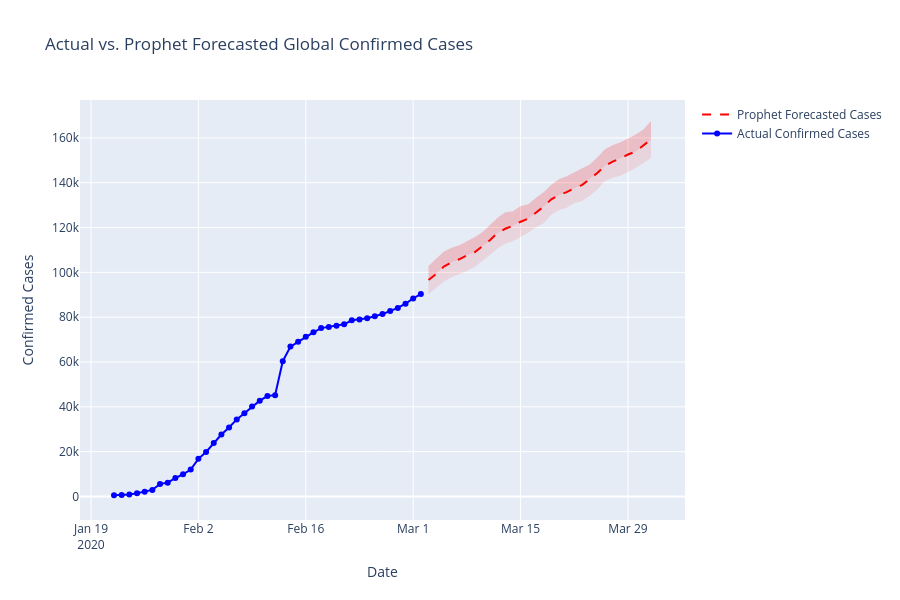

Notebook code cell kept with this figure:
### Markdown cell above
### Comparing Prophet Forecast with Actual Confirmed Cases

### Code cell
# Merge forecast with actual data for plotting
forecast_df = forecast_result.set_index('ds')
actual_df = df_global.set_index('Date')['Confirmed']

# Combine actual and forecasted data for easy plotting
combined_df = pd.DataFrame({
    'Actual Confirmed': actual_df,
    'Forecasted Confirmed': forecast_df['yhat']
}).reset_index()

combined_df = combined_df.rename(columns={'index': 'Date'})

# Create the plot
fig = go.Figure()

# Add actual data trace
fig.add_trace(go.Scatter(x=combined_df['Date'], y=combined_df['Actual Confirmed'],
                         mode='lines+markers', name='Actual Confirmed Cases', line=dict(color='blue')))

# Add forecasted data trace
fig.add_trace(go.Scatter(x=combined_df['Date'], y=combined_df['Forecasted Confirmed'],
                         mode='lines', name='Prophet Forecasted Cases', line=dict(color='red', dash='dash')))

# Add confidence interval if available (from forecast_result)
fig.add_trace(go.Scatter(x=forecast_df.index,
                         y=forecast_df['yhat_upper'],
                         mode='lines',
                         line=dict(width=0), showlegend=False,
                         hoverinfo='skip',
                         fillcolor='rgba(255,0,0,0.1)',
                         fill='tonexty', name='Forecast Confidence Interval'))
fig.add_trace(go.Scatter(x=forecast_df.index,
                         y=forecast_df['yhat_lower'],
                         mode='lines',
                         line=dict(width=0), showlegend=False,
                         hoverinfo='skip',
                         fillcolor='rgba(255,0,0,0.1)',
                         fill='tonexty', name='Forecast Confidence Interval'))

# Update layout
fig.update_layout(
    title='Actual vs. Prophet Forecasted Global Confirmed Cases',
    xaxis_title='Date',
    yaxis_title='Confirmed Cases',
    hovermode='x unified',
    height=600
)

fig.show()
